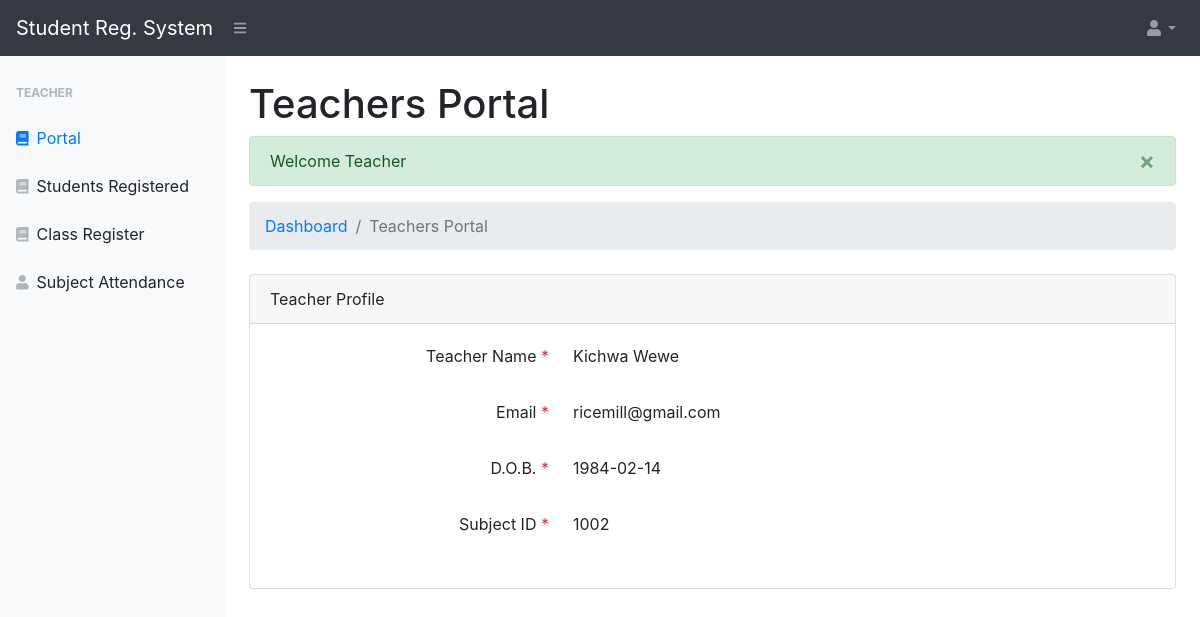
/dist/teacher/index.php (signed in), run on the app's committed database.
### tables this page shows
CREATE TABLE `teacher` (
  `teacher_id` int(11) NOT NULL,
  `teach_name` varchar(60) NOT NULL,
  `email` varchar(60) NOT NULL,
  `dob` date NOT NULL,
  `password` varchar(60) NOT NULL,
  `subid` int(10) NOT NULL
);

### dist/teacher/index.php (the view, shortened to what this page needs)
?><!DOCTYPE html>
<html lang="en">
<head>
    <link href="../css/styles.css" rel="stylesheet" />
    <link href="https://cdn.datatables.net/1.10.20/css/dataTables.bootstrap4.min.css" rel="stylesheet" />
</head>
<body class="sb-nav-fixed">
<?php include 'navbar.php';?>
<div id="layoutSidenav_content">
    <main>
        <div class="container-fluid">
            <h1 class="mt-4">Teachers Portal</h1>
            <?php if(isset($_SESSION['success'])){ echo $_SESSION['success']; }?>
            <ol class="breadcrumb mb-4">
                <li class="breadcrumb-item"><a href="../admin/index.php">Dashboard</a></li>
                <li class="breadcrumb-item active">Teachers Portal</li>
            </ol>
            <div class="card">
                <div class="card-header">
                    Teacher Profile
                </div>
                <?php
                include "../conn.php";
                $sql = "SELECT * FROM teacher WHERE email = '" . $_SESSION['email'] . "'";
                if($result =mysqli_query($link,$sql)){
                while($row = mysqli_fetch_array($result)){
                ?>
                <div class="card-body">
                    <div class="form-group">
                        <div class="row">
                            <label class="col-md-4 text-right">Teacher Name <span class="text-danger">*</span></label>
                            <div class="col-md-8">
                                <?php echo "<p>". $row['teach_name'] ."</p>";?>
                            </div>
                        </div>
                    </div>
                    <div class="form-group">
                        <div class="row">
                            <label class="col-md-4 text-right">Email <span class="text-danger">*</span></label>
                            <div class="col-md-8">
                                <?php echo "<p>". $row['email'] ."</p>";?>
                            </div>
                        </div>
                    </div>
                    <div class="form-group">
                        <div class="row">
                            <label class="col-md-4 text-right">D.O.B. <span class="text-danger">*</span></label>
                            <div class="col-md-8">
                                <?php echo "<p>". $row['dob'] ."</p>";?>
                            </div>
                        </div>
                    </div>
                    <div class="form-group">
                        <div class="row">
                            <label class="col-md-4 text-right">Subject ID <span class="text-danger">*</span></label>
                            <div class="col-md-8">
                                <?php echo "<p>". $row['subid'] ."</p>";?>
                            </div>
                        </div>
                    </div>
                   <?php }}?>
                </div>
            </div>
</body>
</html>

### data on the page
teacher: teach_name "Kichwa Wewe", email "ricemill@gmail.com", dob "1984-02-14", subid "1002"

### other printed values
$_SESSION['success'] "× Welcome Teacher"
